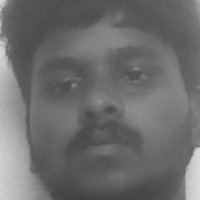
#> input picture dataset/students/Elisha35/01.jpg, 200 x 200 px; its folder holds only this picture in this run
$ python -i face_recognition.py   (imports and definitions only)
#> lines starting #> are read from the running program, lines starting #| are printed output that depends on the picture
#> further down, picture is the input picture: shape (200, 200, 3); min 64, max 219, mean 108.7
import base64
import os
import cv2
import numpy as np

# [12 lines left out: function decode_image, not called in this run]

def detect_face(image):
    gray = cv2.cvtColor(image, cv2.COLOR_BGR2GRAY)
    cascade_path = cv2.data.haarcascades + "haarcascade_frontalface_default.xml"
    detector = cv2.CascadeClassifier(cascade_path)
    faces = detector.detectMultiScale(gray, scaleFactor=1.2, minNeighbors=5, minSize=(80, 80))
#> faces = [[11, 13, 176, 176]]
    if len(faces) == 0:
        return None
    x, y, w, h = max(faces, key=lambda box: box[2] * box[3])
#> x = 11; y = 13; w = 176; h = 176
    face = gray[y:y+h, x:x+w]
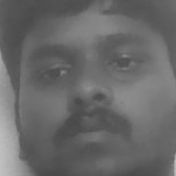
#> face: shape (176, 176); min 72, max 193, mean 104.7
    return cv2.resize(face, (200, 200))

# [63 lines left out: functions save_face_samples, train_model, recognize_face, not called in this run]

>>> import cv2
>>> picture = cv2.imread('dataset/students/Elisha35/01.jpg')
>>> result = detect_face(picture)

$ run again, on dataset/students/Elisha35/02.jpg
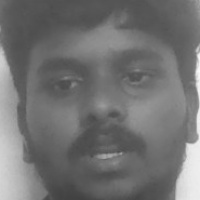
#> input picture dataset/students/Elisha35/02.jpg, 200 x 200 px
#> picture is the input picture: shape (200, 200, 3); min 65, max 251, mean 113.9
#> faces = [[11, 11, 178, 178]]
#> x = 11; w = 178
#> in detect_face, `face = gray[y:y+h, x:x+w]`:
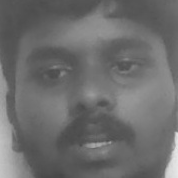
#> face: shape (178, 178); min 70, max 232, mean 108.7
